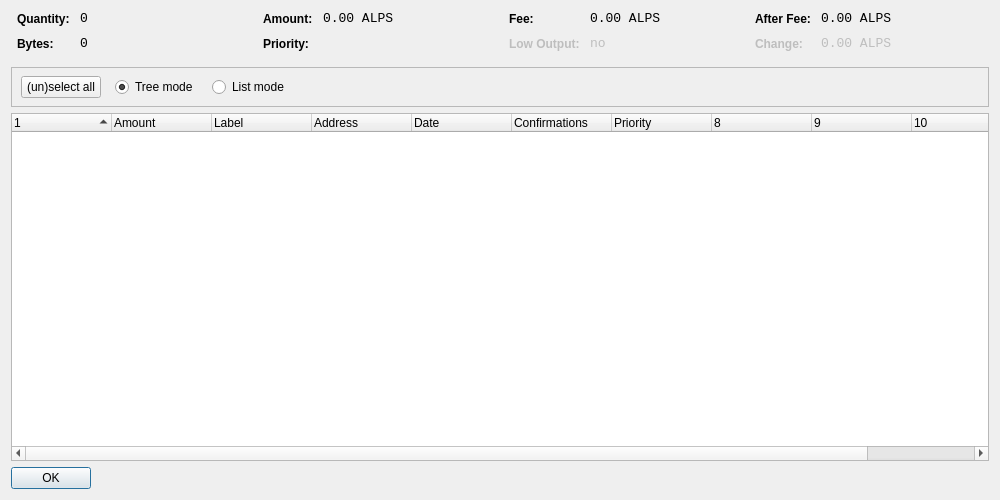
<?xml version="1.0" encoding="UTF-8"?>
<ui version="4.0">
 <class>CoinControlDialog</class>
 <widget class="QDialog" name="CoinControlDialog">
  <property name="geometry">
   <rect>
    <x>0</x>
    <y>0</y>
    <width>1000</width>
    <height>500</height>
   </rect>
  </property>
  <property name="windowTitle">
   <string>Coin Control</string>
  </property>
  <layout class="QVBoxLayout" name="verticalLayout">
   <item>
    <layout class="QHBoxLayout" name="horizontalLayoutTop" stretch="0,0,0,0">
     <property name="topMargin">
      <number>0</number>
     </property>
     <property name="bottomMargin">
      <number>10</number>
     </property>
     <item>
      <layout class="QFormLayout" name="formLayoutCoinControl1">
       <property name="horizontalSpacing">
        <number>10</number>
       </property>
       <property name="verticalSpacing">
        <number>10</number>
       </property>
       <property name="leftMargin">
        <number>6</number>
       </property>
       <property name="rightMargin">
        <number>6</number>
       </property>
       <item row="0" column="0">
        <widget class="QLabel" name="labelCoinControlQuantityText">
         <property name="styleSheet">
          <string notr="true">font-weight:bold;</string>
         </property>
         <property name="text">
          <string>Quantity:</string>
         </property>
        </widget>
       </item>
       <item row="0" column="1">
        <widget class="QLabel" name="labelCoinControlQuantity">
         <property name="font">
          <font>
           <family>Monospace</family>
           <pointsize>10</pointsize>
          </font>
         </property>
         <property name="cursor">
          <cursorShape>IBeamCursor</cursorShape>
         </property>
         <property name="contextMenuPolicy">
          <enum>Qt::ActionsContextMenu</enum>
         </property>
         <property name="text">
          <string notr="true">0</string>
         </property>
         <property name="textInteractionFlags">
          <set>Qt::LinksAccessibleByMouse|Qt::TextSelectableByKeyboard|Qt::TextSelectableByMouse</set>
         </property>
        </widget>
       </item>
       <item row="1" column="0">
        <widget class="QLabel" name="labelCoinControlBytesText">
         <property name="styleSheet">
          <string notr="true">font-weight:bold;</string>
         </property>
         <property name="text">
          <string>Bytes:</string>
         </property>
        </widget>
       </item>
       <item row="1" column="1">
        <widget class="QLabel" name="labelCoinControlBytes">
         <property name="font">
          <font>
           <family>Monospace</family>
           <pointsize>10</pointsize>
          </font>
         </property>
         <property name="cursor">
          <cursorShape>IBeamCursor</cursorShape>
         </property>
         <property name="contextMenuPolicy">
          <enum>Qt::ActionsContextMenu</enum>
         </property>
         <property name="text">
          <string notr="true">0</string>
         </property>
         <property name="textInteractionFlags">
          <set>Qt::LinksAccessibleByMouse|Qt::TextSelectableByKeyboard|Qt::TextSelectableByMouse</set>
         </property>
        </widget>
       </item>
      </layout>
     </item>
     <item>
      <layout class="QFormLayout" name="formLayoutCoinControl2">
       <property name="horizontalSpacing">
        <number>10</number>
       </property>
       <property name="verticalSpacing">
        <number>10</number>
       </property>
       <property name="leftMargin">
        <number>6</number>
       </property>
       <property name="rightMargin">
        <number>6</number>
       </property>
       <item row="0" column="0">
        <widget class="QLabel" name="labelCoinControlAmountText">
         <property name="styleSheet">
          <string notr="true">font-weight:bold;</string>
         </property>
         <property name="text">
          <string>Amount:</string>
         </property>
        </widget>
       </item>
       <item row="0" column="1">
        <widget class="QLabel" name="labelCoinControlAmount">
         <property name="font">
          <font>
           <family>Monospace</family>
           <pointsize>10</pointsize>
          </font>
         </property>
         <property name="cursor">
          <cursorShape>IBeamCursor</cursorShape>
         </property>
         <property name="contextMenuPolicy">
          <enum>Qt::ActionsContextMenu</enum>
         </property>
         <property name="text">
          <string notr="true">0.00 ALPS</string>
         </property>
         <property name="textInteractionFlags">
          <set>Qt::LinksAccessibleByMouse|Qt::TextSelectableByKeyboard|Qt::TextSelectableByMouse</set>
         </property>
        </widget>
       </item>
       <item row="1" column="0">
        <widget class="QLabel" name="labelCoinControlPriorityText">
         <property name="styleSheet">
          <string notr="true">font-weight:bold;</string>
         </property>
         <property name="text">
          <string>Priority:</string>
         </property>
        </widget>
       </item>
       <item row="1" column="1">
        <widget class="QLabel" name="labelCoinControlPriority">
         <property name="font">
          <font>
           <family>Monospace</family>
           <pointsize>10</pointsize>
          </font>
         </property>
         <property name="cursor">
          <cursorShape>IBeamCursor</cursorShape>
         </property>
         <property name="contextMenuPolicy">
          <enum>Qt::ActionsContextMenu</enum>
         </property>
         <property name="text">
          <string/>
         </property>
         <property name="textInteractionFlags">
          <set>Qt::LinksAccessibleByMouse|Qt::TextSelectableByKeyboard|Qt::TextSelectableByMouse</set>
         </property>
        </widget>
       </item>
      </layout>
     </item>
     <item>
      <layout class="QFormLayout" name="formLayoutCoinControl3">
       <property name="horizontalSpacing">
        <number>10</number>
       </property>
       <property name="verticalSpacing">
        <number>10</number>
       </property>
       <property name="leftMargin">
        <number>6</number>
       </property>
       <property name="rightMargin">
        <number>6</number>
       </property>
       <item row="0" column="0">
        <widget class="QLabel" name="labelCoinControlFeeText">
         <property name="styleSheet">
          <string notr="true">font-weight:bold;</string>
         </property>
         <property name="text">
          <string>Fee:</string>
         </property>
        </widget>
       </item>
       <item row="0" column="1">
        <widget class="QLabel" name="labelCoinControlFee">
         <property name="font">
          <font>
           <family>Monospace</family>
           <pointsize>10</pointsize>
          </font>
         </property>
         <property name="cursor">
          <cursorShape>IBeamCursor</cursorShape>
         </property>
         <property name="contextMenuPolicy">
          <enum>Qt::ActionsContextMenu</enum>
         </property>
         <property name="text">
          <string notr="true">0.00 ALPS</string>
         </property>
         <property name="textInteractionFlags">
          <set>Qt::LinksAccessibleByMouse|Qt::TextSelectableByKeyboard|Qt::TextSelectableByMouse</set>
         </property>
        </widget>
       </item>
       <item row="1" column="0">
        <widget class="QLabel" name="labelCoinControlLowOutputText">
         <property name="enabled">
          <bool>false</bool>
         </property>
         <property name="styleSheet">
          <string notr="true">font-weight:bold;</string>
         </property>
         <property name="text">
          <string>Low Output:</string>
         </property>
        </widget>
       </item>
       <item row="1" column="1">
        <widget class="QLabel" name="labelCoinControlLowOutput">
         <property name="enabled">
          <bool>false</bool>
         </property>
         <property name="font">
          <font>
           <family>Monospace</family>
           <pointsize>10</pointsize>
          </font>
         </property>
         <property name="cursor">
          <cursorShape>IBeamCursor</cursorShape>
         </property>
         <property name="contextMenuPolicy">
          <enum>Qt::ActionsContextMenu</enum>
         </property>
         <property name="text">
          <string notr="true">no</string>
         </property>
         <property name="textInteractionFlags">
          <set>Qt::LinksAccessibleByMouse|Qt::TextSelectableByKeyboard|Qt::TextSelectableByMouse</set>
         </property>
        </widget>
       </item>
      </layout>
     </item>
     <item>
      <layout class="QFormLayout" name="formLayoutCoinControl4">
       <property name="horizontalSpacing">
        <number>10</number>
       </property>
       <property name="verticalSpacing">
        <number>10</number>
       </property>
       <property name="leftMargin">
        <number>6</number>
       </property>
       <property name="rightMargin">
        <number>6</number>
       </property>
       <item row="0" column="0">
        <widget class="QLabel" name="labelCoinControlAfterFeeText">
         <property name="styleSheet">
          <string notr="true">font-weight:bold;</string>
         </property>
         <property name="text">
          <string>After Fee:</string>
         </property>
        </widget>
       </item>
       <item row="0" column="1">
        <widget class="QLabel" name="labelCoinControlAfterFee">
         <property name="font">
          <font>
           <family>Monospace</family>
           <pointsize>10</pointsize>
          </font>
         </property>
         <property name="cursor">
          <cursorShape>IBeamCursor</cursorShape>
         </property>
         <property name="contextMenuPolicy">
          <enum>Qt::ActionsContextMenu</enum>
         </property>
         <property name="text">
          <string notr="true">0.00 ALPS</string>
         </property>
         <property name="textInteractionFlags">
          <set>Qt::LinksAccessibleByMouse|Qt::TextSelectableByKeyboard|Qt::TextSelectableByMouse</set>
         </property>
        </widget>
       </item>
       <item row="1" column="0">
        <widget class="QLabel" name="labelCoinControlChangeText">
         <property name="enabled">
          <bool>false</bool>
         </property>
         <property name="styleSheet">
          <string notr="true">font-weight:bold;</string>
         </property>
         <property name="text">
          <string>Change:</string>
         </property>
        </widget>
       </item>
       <item row="1" column="1">
        <widget class="QLabel" name="labelCoinControlChange">
         <property name="enabled">
          <bool>false</bool>
         </property>
         <property name="font">
          <font>
           <family>Monospace</family>
           <pointsize>10</pointsize>
          </font>
         </property>
         <property name="cursor">
          <cursorShape>IBeamCursor</cursorShape>
         </property>
         <property name="contextMenuPolicy">
          <enum>Qt::ActionsContextMenu</enum>
         </property>
         <property name="text">
          <string notr="true">0.00 ALPS</string>
         </property>
         <property name="textInteractionFlags">
          <set>Qt::LinksAccessibleByMouse|Qt::TextSelectableByKeyboard|Qt::TextSelectableByMouse</set>
         </property>
        </widget>
       </item>
      </layout>
     </item>
    </layout>
   </item>
   <item>
    <widget class="QFrame" name="frame">
     <property name="minimumSize">
      <size>
       <width>0</width>
       <height>40</height>
      </size>
     </property>
     <property name="frameShape">
      <enum>QFrame::StyledPanel</enum>
     </property>
     <property name="frameShadow">
      <enum>QFrame::Sunken</enum>
     </property>
     <widget class="QWidget" name="horizontalLayoutWidget">
      <property name="geometry">
       <rect>
        <x>10</x>
        <y>0</y>
        <width>781</width>
        <height>41</height>
       </rect>
      </property>
      <layout class="QHBoxLayout" name="horizontalLayoutPanel" stretch="0,0,0,0,0">
       <property name="spacing">
        <number>14</number>
       </property>
       <item>
        <widget class="QPushButton" name="pushButtonSelectAll">
         <property name="sizePolicy">
          <sizepolicy hsizetype="Maximum" vsizetype="Fixed">
           <horstretch>0</horstretch>
           <verstretch>0</verstretch>
          </sizepolicy>
         </property>
         <property name="text">
          <string>(un)select all</string>
         </property>
        </widget>
       </item>
       <item>
        <widget class="QRadioButton" name="radioTreeMode">
         <property name="sizePolicy">
          <sizepolicy hsizetype="Maximum" vsizetype="Fixed">
           <horstretch>0</horstretch>
           <verstretch>0</verstretch>
          </sizepolicy>
         </property>
         <property name="text">
          <string>Tree mode</string>
         </property>
         <property name="checked">
          <bool>true</bool>
         </property>
        </widget>
       </item>
       <item>
        <widget class="QRadioButton" name="radioListMode">
         <property name="sizePolicy">
          <sizepolicy hsizetype="Maximum" vsizetype="Fixed">
           <horstretch>0</horstretch>
           <verstretch>0</verstretch>
          </sizepolicy>
         </property>
         <property name="text">
          <string>List mode</string>
         </property>
        </widget>
       </item>
       <item>
        <spacer name="horizontalSpacer">
         <property name="orientation">
          <enum>Qt::Horizontal</enum>
         </property>
         <property name="sizeHint" stdset="0">
          <size>
           <width>40</width>
           <height>20</height>
          </size>
         </property>
        </spacer>
       </item>
      </layout>
     </widget>
    </widget>
   </item>
   <item>
    <widget class="CoinControlTreeWidget" name="treeWidget">
     <property name="contextMenuPolicy">
      <enum>Qt::CustomContextMenu</enum>
     </property>
     <property name="sortingEnabled">
      <bool>false</bool>
     </property>
     <property name="columnCount">
      <number>11</number>
     </property>
     <attribute name="headerShowSortIndicator" stdset="0">
      <bool>true</bool>
     </attribute>
     <attribute name="headerStretchLastSection">
      <bool>false</bool>
     </attribute>
     <column>
      <property name="text">
       <string/>
      </property>
     </column>
     <column>
      <property name="text">
       <string>Amount</string>
      </property>
     </column>
     <column>
      <property name="text">
       <string>Label</string>
      </property>
     </column>
     <column>
      <property name="text">
       <string>Address</string>
      </property>
     </column>
     <column>
      <property name="text">
       <string>Date</string>
      </property>
     </column>
     <column>
      <property name="text">
       <string>Confirmations</string>
      </property>
      <property name="toolTip">
       <string>Confirmed</string>
      </property>
     </column>
     <column>
      <property name="text">
       <string>Priority</string>
      </property>
     </column>
     <column>
      <property name="text">
       <string/>
      </property>
     </column>
     <column>
      <property name="text">
       <string/>
      </property>
     </column>
     <column>
      <property name="text">
       <string/>
      </property>
     </column>
     <column>
      <property name="text">
       <string/>
      </property>
     </column>
    </widget>
   </item>
   <item>
    <widget class="QDialogButtonBox" name="buttonBox">
     <property name="sizePolicy">
      <sizepolicy hsizetype="Maximum" vsizetype="Fixed">
       <horstretch>0</horstretch>
       <verstretch>0</verstretch>
      </sizepolicy>
     </property>
     <property name="orientation">
      <enum>Qt::Horizontal</enum>
     </property>
     <property name="standardButtons">
      <set>QDialogButtonBox::Ok</set>
     </property>
    </widget>
   </item>
  </layout>
 </widget>
 <customwidgets>
  <customwidget>
   <class>CoinControlTreeWidget</class>
   <extends>QTreeWidget</extends>
   <header>coincontroltreewidget.h</header>
  </customwidget>
 </customwidgets>
 <resources/>
 <connections/>
</ui>
